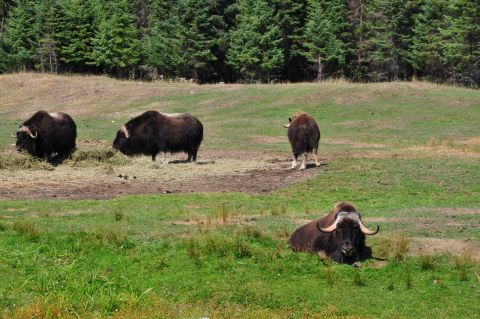
//> input picture src/ApplicationProgrammingCookbook_2nd/images/group.jpg, 480 x 319 px
$ ./segment   (built with g++ and OpenCV 4)
//> lines starting //> are read from the running program, lines starting //| are printed output that depends on the picture; after the words box and inside, x2 and y2 are one past the last pixel; in counts of white or black regions, pixels touching at a corner belong together
### src/ApplicationProgrammingCookbook_2nd/Ch05/watershedSegmentation.h
// [16 lines of licence text are left out]

#if !defined WATERSHS
#define WATERSHS

#include <opencv2/core/core.hpp>
#include <opencv2/imgproc/imgproc.hpp>

class WatershedSegmenter {

  private:

	  cv::Mat markers;

  public:

	  void setMarkers(const cv::Mat& markerImage) {

		// Convert to image of ints
		markerImage.convertTo(markers,CV_32S);
	  }

	  cv::Mat process(const cv::Mat &image) {

		// Apply watershed
		cv::watershed(image,markers);

		return markers;
	  }

	  // Return result in the form of an image
	  // [18 lines left out: functions getSegmentation, getWatersheds, not called in this run]
};


#endif

### src/ApplicationProgrammingCookbook_2nd/Ch05/include/Config.h
// Preprocessor directives to set variables from values in the CMakeLists.txt files
#define DATA_FOLDER "D:/git/ocv2.4.10_app/src/ApplicationProgrammingCookbook_2nd/Ch05/../data"
#define TRAIN_FOLDER "D:/git/ocv2.4.10_app/src/ApplicationProgrammingCookbook_2nd/Ch05/../train_images"
#define IMAGE_FOLDER "D:/git/ocv2.4.10_app/src/ApplicationProgrammingCookbook_2nd/Ch05/../images"
#define TEMPLATE_FOLDER "D:/git/ocv2.4.10_app/src/ApplicationProgrammingCookbook_2nd/Ch05/../templates"

### src/ApplicationProgrammingCookbook_2nd/Ch05/segment.cpp
// [17 lines of licence text are left out]

#include <iostream>
#include <opencv2/core/core.hpp>
#include <opencv2/imgproc/imgproc.hpp>
#include <opencv2/highgui/highgui.hpp>

#include "Config.h"
#include "watershedSegmentation.h"


int main()
{
	// Read input image
	cv::Mat image= cv::imread(IMAGE_FOLDER "/group.jpg");
//> image is the input picture: 319 rows x 480 cols, CV_8UC3; mean B, G, R 69.4, 113.6, 107.3
	if (!image.data)
		return 0;
	// resize for book printing
    cv::resize(image, image, cv::Size(), 0.7, 0.7);
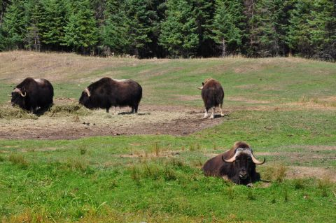
//> image: 223 rows x 336 cols, CV_8UC3; mean B, G, R 69.3, 113.5, 107.1
    std::cout << image.rows << "," << image.cols << std::endl;
//| 223,336

    // Display the image
	cv::namedWindow("Original Image");
	cv::imshow("Original Image",image);

	// Get the binary map
	cv::Mat binary;
	binary= cv::imread(IMAGE_FOLDER "/binary.bmp",0);
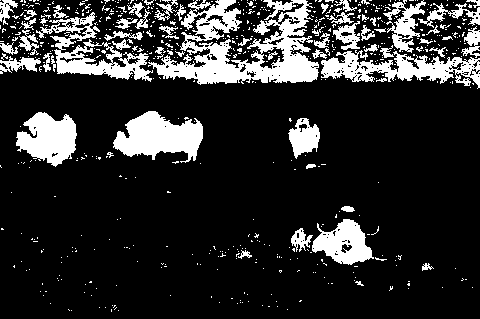
//> input picture src/ApplicationProgrammingCookbook_2nd/images/binary.bmp, 480 x 319 px
//> binary: 319 rows x 480 cols, CV_8UC1; 17.9% white; 653 white regions (591 under 20 px), largest, box (x1, y1, x2, y2) and area: (148, 0, 319, 85) 6792, (113, 111, 203, 163) 2862, (321, 50, 480, 89) 2815

    // Display the binary image
	cv::namedWindow("Binary Image");
	cv::imshow("Binary Image",binary);

	// Eliminate noise and smaller objects
	cv::Mat fg;
	cv::erode(binary,fg,cv::Mat(),cv::Point(-1,-1),4);
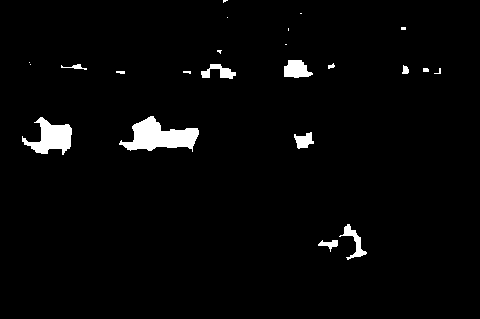
//> fg: 319 rows x 480 cols, CV_8UC1; 2.6% white; 23 white regions (11 under 20 px), largest, box (x1, y1, x2, y2) and area: (119, 116, 199, 152) 1529, (22, 117, 72, 155) 1000, (284, 60, 313, 78) 378

    // Display the foreground image
	cv::namedWindow("Foreground Image");
	cv::imshow("Foreground Image",fg);

	// Identify image pixels without objects
	cv::Mat bg;
	cv::dilate(binary,bg,cv::Mat(),cv::Point(-1,-1),4);
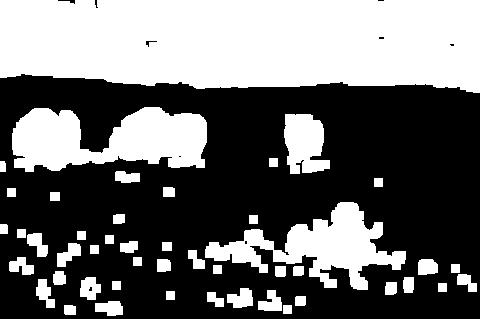
//> bg: 319 rows x 480 cols, CV_8UC1; 42.3% white; 47 white regions, largest, box (x1, y1, x2, y2) and area: (0, 0, 480, 93) 40286, (12, 107, 207, 172) 8716, (205, 202, 406, 290) 6948
	cv::threshold(bg,bg,1,128,cv::THRESH_BINARY_INV);

    // Display the background image
	cv::namedWindow("Background Image");
	cv::imshow("Background Image",bg);

	// Show markers image
	cv::Mat markers(binary.size(),CV_8U,cv::Scalar(0));
	markers= fg+bg;
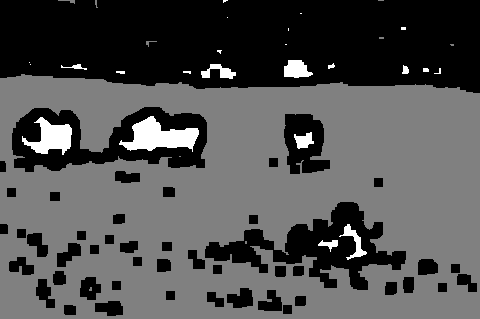
//> markers: 319 rows x 480 cols, CV_8UC1; min 0, max 255, mean 80.5
	cv::namedWindow("Markers");
	cv::imshow("Markers",markers);

	// Create watershed segmentation object
	WatershedSegmenter segmenter;

	// Set markers and process
	segmenter.setMarkers(markers);
//> in setMarkers, `markerImage.convertTo(markers,CV_32S);`:
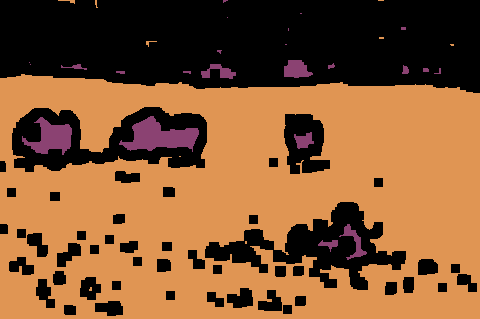
//> markers: 319 rows x 480 cols, CV_32SC1; 3 distinct labels, from 0 to 255; one colour per label, 0 black
//> (the run ends here: the program stops with an error, at `cv::watershed(image,markers);`)
